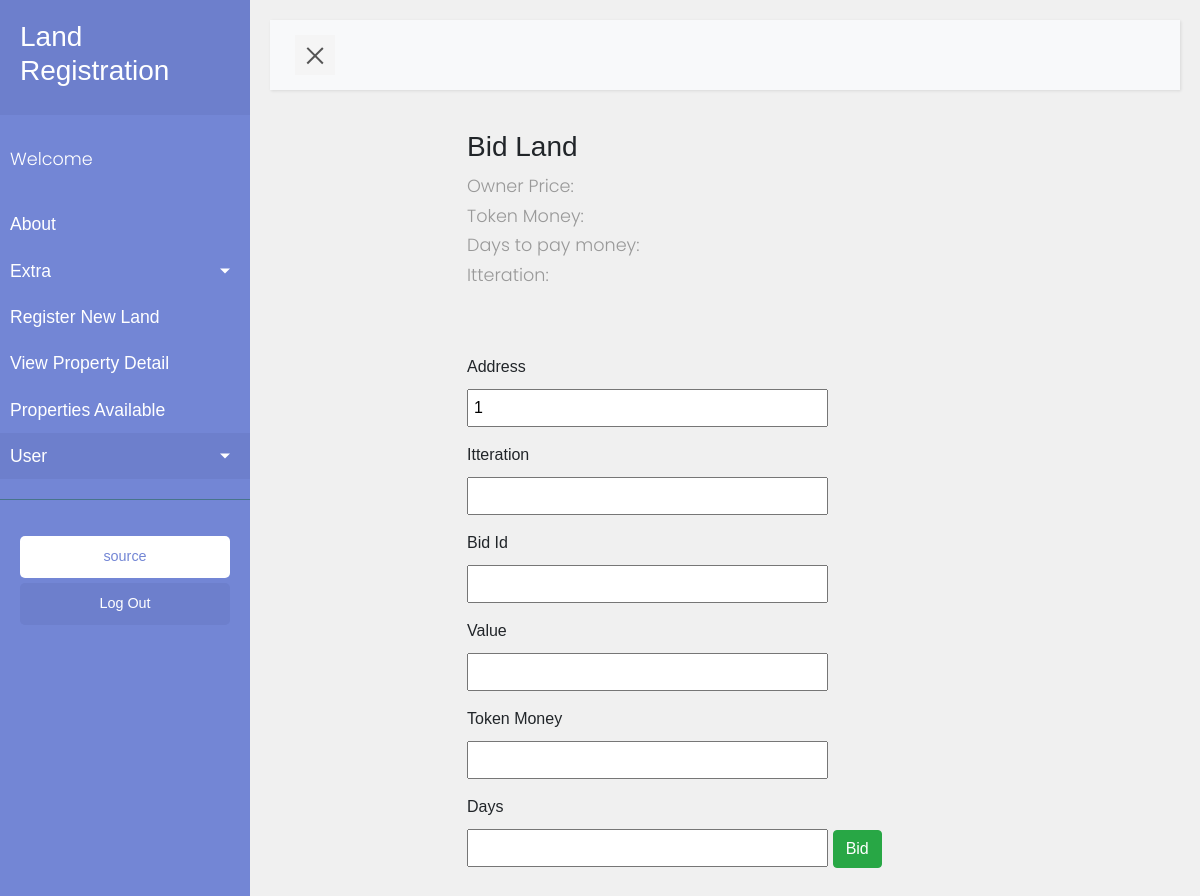
Page /bid/2/ (signed in) on the earlier database version.
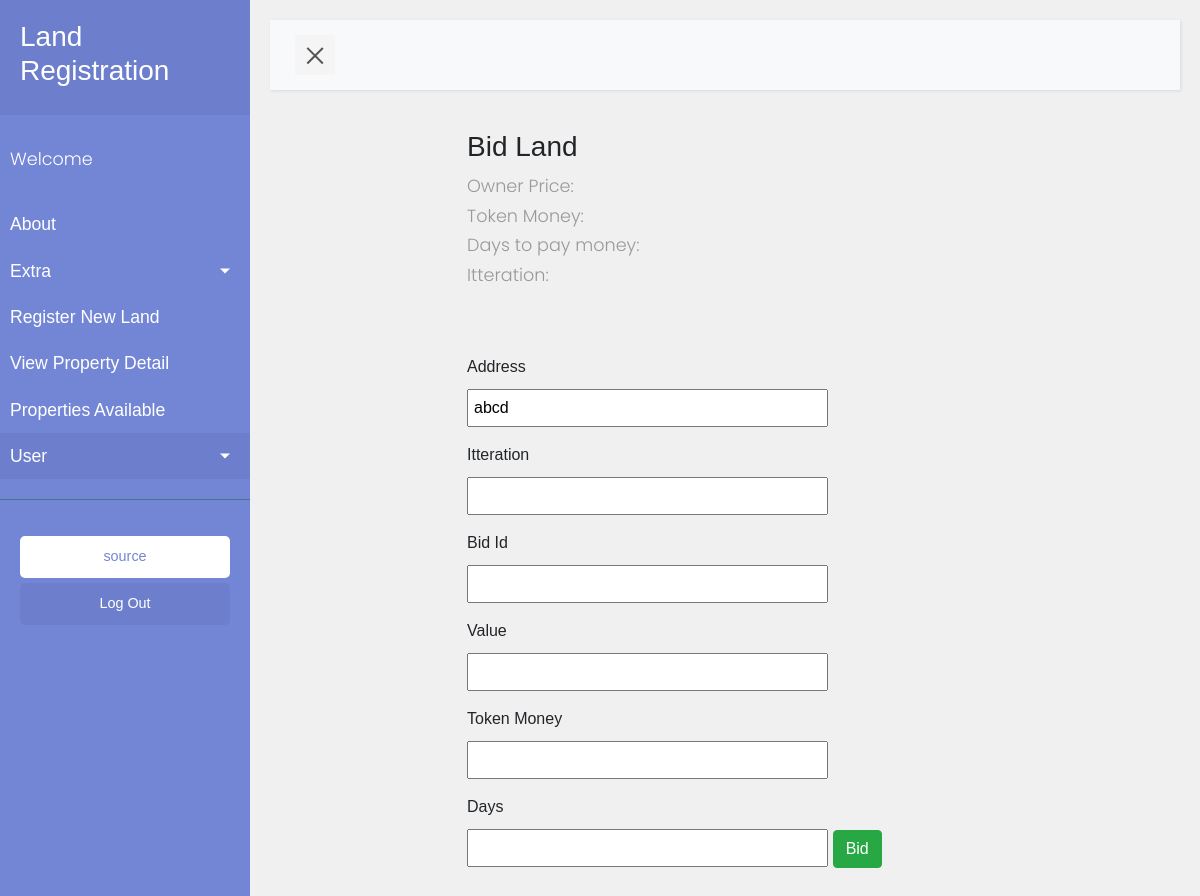
Same page on the later database version.
### user/models.py (models this page shows)
class User(AbstractBaseUser, PermissionsMixin):
    platformArray=(
        ('android',('android')),
        ('ios',('ios')),
    )
    account_address = models.CharField(max_length = 100)
    email = models.EmailField(_('email address'))
    username = models.CharField(_('username'),max_length = 50, unique=True)
    name = models.CharField(_('name'), max_length=30, blank=True)
    is_active = models.BooleanField(_('active'), default=True)
    is_staff = models.BooleanField(_('staff'), default = True)
    objects = UserManager()
    USERNAME_FIELD = 'username'
    class Meta:
        verbose_name = _('user')
        verbose_name_plural = _('users')

### land/views.py (the view, shortened to what this page needs)
# urls.py: url(r'^bid/(?P<pk>\d+)/$',bidding       ,name="bidding"),
@login_required(login_url='/user/login')
def bidding(request,pk):
    context ={
        "land_number": pk,
        "bidder_address": request.user.account_address,
    }
    land_obj = Land.objects.filter(land_id = pk)
    return render(request, 'bid.html',context)

### templates/bid.html (shortened to what this page needs)
{% extends 'base.html' %}
   {% block content %}
    <div class="container">
        <h3 id="">Bid Land</h3>
           <p>
            Owner Price: {{land.price}}
            <br>
            Token Money: {{land.token_money}}
               <br>
            Days to pay money: {{land.days}}
            <br>
            Itteration: {{land.itter}}
        </p>
        <br>
        <br>
        <form action="/bid/save/" method="post">
        <label for="address">Address</label>
        <input type="text" name = "address" id="address" readonly value = {{bidder_address}}>
        <label for="itter">Itteration</label>
        <input type="text" name = "itter" id="itter" readonly value = {{land.itter}}>
<label for="=id">Bid Id</label>
        <input type="text" name = "id" id="id" readonly value = {{land.id}}>
        <label for="value">Value</label>
        <input type="number" id="value" name = "value">
        <label for="token_money">Token Money</label>
        <input type="number" id="token_money" name = "token_money">
        <label for="days">Days</label>
        <input type="number" id="days" name = "days">
        <button class="btn btn-success" type="submit" id="register_button">Bid</button>
        </form>
        <br>
        <br>
    </div>
{% endblock %}

Differences in the rows shown:
now on this page (row edited): User: address "abcd"
Other differences:
form field address: "1" → (not shown)
